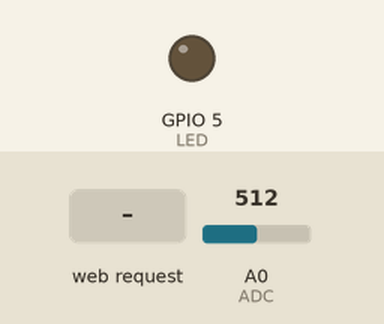
Simulated run of this sketch. Board: ESP8266 (NodeMCU). Shown: output pins drawn as LEDs (lit = HIGH). Dashed ring = blinking. The inputs (shaded band) are chosen by the test bench; at power-on: A0 (ADC) = 512. WiFi joins after 1.5 s; servers stay silent unless stated; what the sketch prints to the serial monitor is not drawn.

Above: at 0.8 s.
0.9 s: HTTP request GET /?ssid=1&pass=1&target=1 received
At 2.85 s:
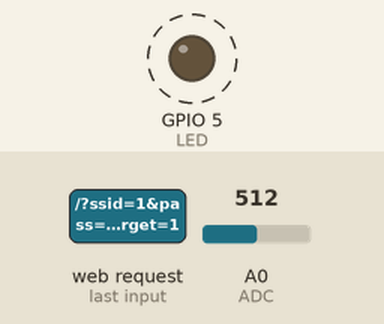
Timing chart, 0 to 9.9 s (numbered marks = the images above; inputs shaded):
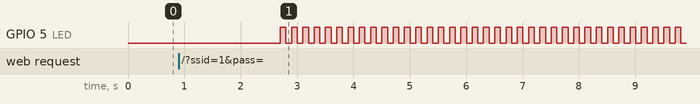

The sketch:

reader.ino
```cpp
#include <ESP8266WiFi.h>
#include <WiFiClient.h>
#include <ESP8266WebServer.h>

#define LED 5
#define ADC A0

class RingBuffer {
protected:
    int _headPos;
    int _tailPos;
    int _bufLen;
    int* _buf;

    void _incPos(int &var);
public:
    RingBuffer(int len);
    void shift(int val);
    int getLen();
};

void RingBuffer::_incPos(int &var) {
    var += 1;
    if (var >= _bufLen) {
        var = 0;
    }
};

RingBuffer::RingBuffer(int len) {
    _buf = new int[len];
    _headPos = 0;
    _tailPos = len - 1;
    _bufLen = len;
};

void RingBuffer::shift(int val) {
  _incPos(_headPos);
  _incPos(_tailPos);
  _buf[_headPos] = val;
};

int RingBuffer::getLen() {
  return _bufLen;
};

class RAvgRingBuffer: public RingBuffer {
protected:
    float _curAvg;
public:
    RAvgRingBuffer(int len);
    float getAvg();
    void shift(int val);
};

RAvgRingBuffer::RAvgRingBuffer(int len) : RingBuffer(len){
  _curAvg = 0.0;
};

float RAvgRingBuffer::getAvg(){
  return _curAvg;
};

void RAvgRingBuffer::shift(int val) {
  _curAvg -= (float)_buf[_tailPos] / (float)_bufLen;
  _curAvg += (float)val / (float)_bufLen;
  _incPos(_headPos);
  _incPos(_tailPos);
  _buf[_headPos] = val;
};

RAvgRingBuffer avgBuf(10);
ESP8266WebServer server(80);
WiFiClient tcpSock;

const int inRangeMin = 0; //Input range minimum
const int inRangeMax = 1024; //Input range maximum
const int outRangeMin = 0; //Output raange minimum
const int outRangeMax = 1024; //Output range maximum
float outMultiplier; //Multiplier for input value

const char* SSID = "abcdef";
const char* HTML_RESP_FORM = "<!doctypehtml><form action=/ >SSID:<br><input name=ssid><br>Password:<br><input name=pass><br>Target:<br><input name=target><br><input type=submit value=Connect></form>";
const char* HTML_RESP_DONE = "<!doctypehtml><h1>All done</h1>";

const char* wifiSSID;
const char* wifiPass;
const char* wifiTarget;

int adcInput; //ADC read value, used in loop
bool serverSatisfied = false;

float getOutput(float val){
  if(val < inRangeMin){
    val = inRangeMin;
  } else if(val > inRangeMax){
    val = inRangeMax;
  }
  return (val - inRangeMin) * outMultiplier;
}

void serverHandleRoot() {
  if(server.hasArg("ssid") && server.hasArg("pass") && server.hasArg("target")){
    wifiSSID = server.arg("user").c_str();
    wifiPass = server.arg("pass").c_str();
    wifiTarget = server.arg("target").c_str();
    serverSatisfied = true;
    server.send(200, "text/html", HTML_RESP_DONE);
  } else {
    server.send(200, "text/html", HTML_RESP_FORM);
  }
}

void setup() {
  pinMode(LED, OUTPUT);
  pinMode(ADC, INPUT);
  Serial.begin(9600);

  outMultiplier = (float)(outRangeMax - outRangeMin) / (float)(inRangeMax - inRangeMin);

  for(int i=0; i < avgBuf.getLen(); i++){
    avgBuf.shift(analogRead(ADC));
  }

  WiFi.softAP(SSID);

  IPAddress ip = WiFi.softAPIP();
  Serial.println(ip);
  server.on("/", serverHandleRoot);
  server.begin();
  while (!serverSatisfied) {
	  server.handleClient();
  }
  server.close();
  WiFi.softAPdisconnect(true);
  WiFi.begin(wifiSSID, wifiPass);
  Serial.print("Connecting to wifi");
  while(WiFi.status() != WL_CONNECTED){
    delay(500);
    Serial.print(".");
  }
  Serial.println(" connected!");
  tcpSock.connect("192.168.1.65", 111);
  Serial.println("connected to target");
}

void loop() {
  delay(100);
  digitalWrite(LED, HIGH);
  delay(100);
  digitalWrite(LED, LOW);
  adcInput = analogRead(ADC);
  avgBuf.shift(adcInput);
  tcpSock.println(getOutput(avgBuf.getAvg()));
  Serial.println(getOutput(avgBuf.getAvg()));
}
```

Measured:
- after the input at 0.9 s, GPIO 5 (LED): alternates HIGH for 0.10 s and LOW for 0.10 s, starting after 1.8 s
